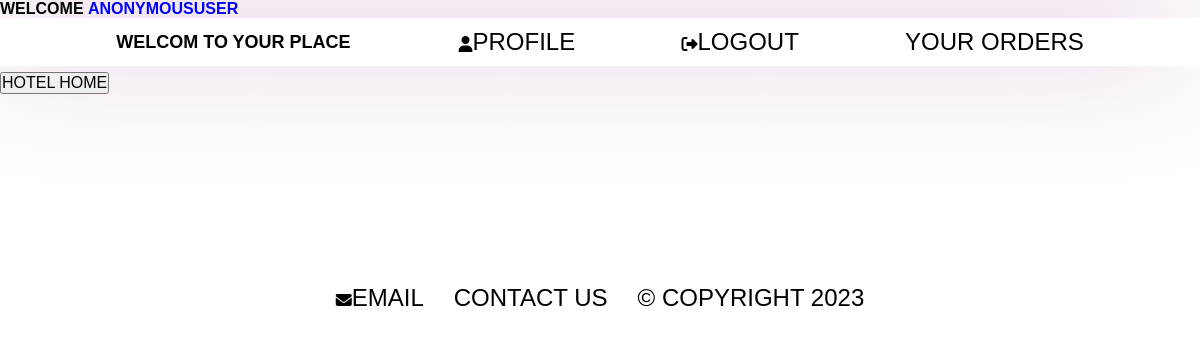
The app's page /proapp18/items_user/7/7/, older data.
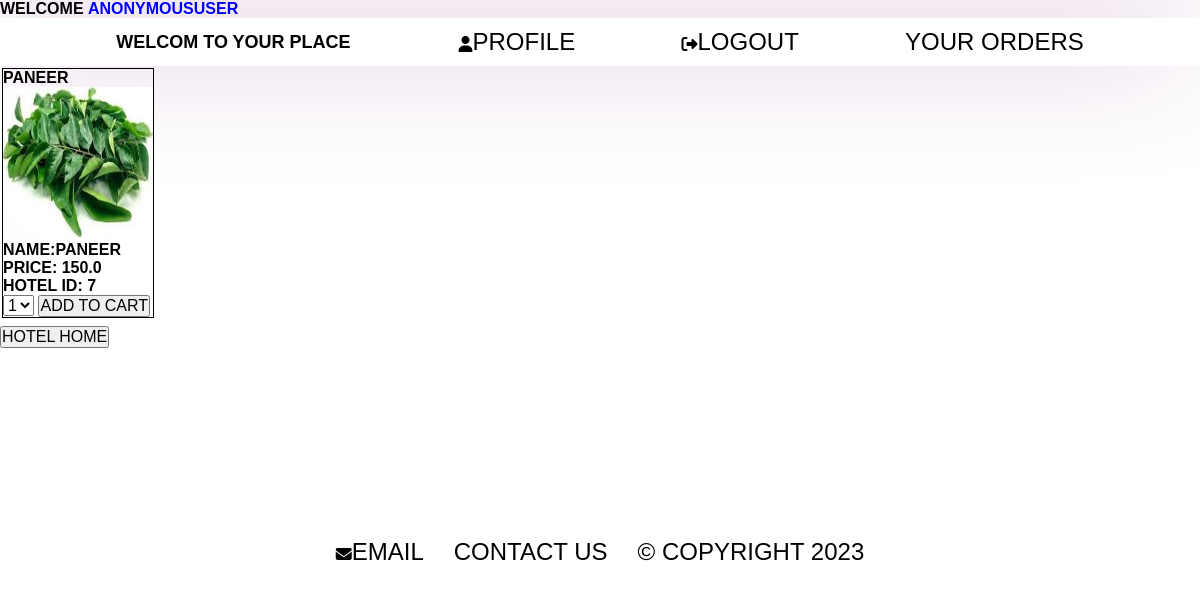
The same page, newer data.
### crud_app/models.py (models this page shows)
class food_model(models.Model):
    category_id=models.ForeignKey(category_model,on_delete=models.CASCADE)
    hotel_id=models.IntegerField()
    item_id=models.AutoField(primary_key=True)
    item_name=models.CharField(max_length=30)
    item_price=models.FloatField()
    item_quantity=models.IntegerField(default=1)
    item_desc=models.TextField()
    item_image=models.ImageField()

### proapp18/views.py (the view)
def items_user_view(request,hotel,category):
    res=food_model.objects.filter(hotel_id=hotel,category_id=category)
    return render(request=request,template_name='items_user.html',context={'data':res})

### proapp18/templates/items_user.html (shortened to what this page needs)
<!DOCTYPE html>
<html lang="en">
<head>
</head>
<body>
    {% include 'partials/_header.html' %}
    <div id="cust-items">
        {% if data %}
            {% for i in data %}
            <div id="item-div">
            <h4>{{i.item_name}}</h4>
            <img src="{{i.item_image.url}}" height="150px" width="150px">
            <h4>Name:{{i.item_name}}</h4>
            <h4>Price: {{i.item_price}}</h4>
            <h4>Hotel id: {{i.hotel_id}}</h4>
            <form action="{% url 'cart_app:cart_register'%}" method="post">
                <select name="quantity" id="">
                    <option value="1">1</option>
                </select>
                <input type="submit" value="Add to cart">
            </form>
        </div>
            {% endfor %}
        {% endif %}
    </div>
    <a href="{% url 'proapp18:home'%}"><button>Hotel home</button></a>
    <footer>
        {% include 'partials/_footer.html' %}
        </footer>
</body>
</html>

Row changes from the older to the newer data that the page shows:
added food_model: item_name "PANEER", item_image (picture), item_price "150.0", hotel_id "7"
